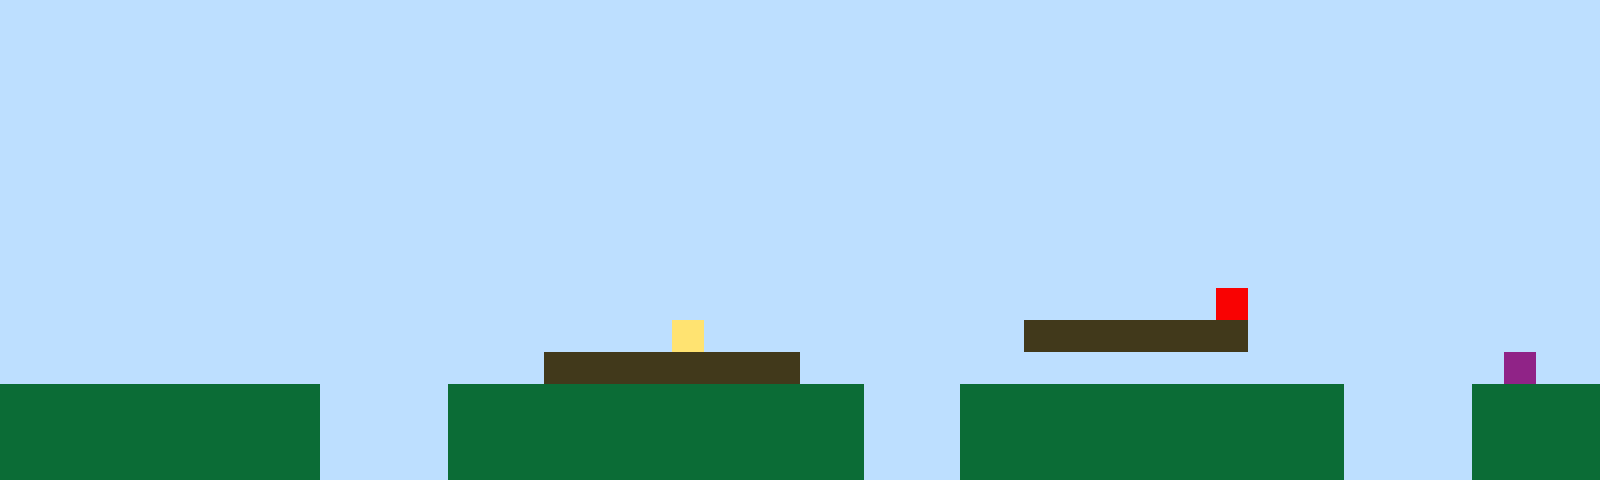

This is a level from a 2D game, rendered from its Tiled map with the project's own tilesets. A one-line summary and the complete map file follow:
An orthogonal 50x15 tile map with 32x32 px tiles, 1 tile layer (Tile Layer 1).

<map version="1.10" tiledversion="1.11.2" orientation="orthogonal" renderorder="right-up" width="50" height="15" tilewidth="32" tileheight="32" infinite="0" nextlayerid="2" nextobjectid="1"><editorsettings><export target="map1.csv" format="csv" /></editorsettings><tileset firstgid="1" name="sprites" tilewidth="32" tileheight="32" tilecount="6" columns="3"><image source="sprites.png" width="96" height="64" /></tileset><layer id="1" name="Tile Layer 1" width="50" height="15"><data encoding="csv">1,1,1,1,1,1,1,1,1,1,1,1,1,1,1,1,1,1,1,1,1,1,1,1,1,1,1,1,1,1,1,1,1,1,1,1,1,1,1,1,1,1,1,1,1,1,1,1,1,1,1,1,1,1,1,1,1,1,1,1,1,1,1,1,1,1,1,1,1,1,1,1,1,1,1,1,1,1,1,1,1,1,1,1,1,1,1,1,1,1,1,1,1,1,1,1,1,1,1,1,1,1,1,1,1,1,1,1,1,1,1,1,1,1,1,1,1,1,1,1,1,1,1,1,1,1,1,1,1,1,1,1,1,1,1,1,1,1,1,1,1,1,1,1,1,1,1,1,1,1,1,1,1,1,1,1,1,1,1,1,1,1,1,1,1,1,1,1,1,1,1,1,1,1,1,1,1,1,1,1,1,1,1,1,1,1,1,1,1,1,1,1,1,1,1,1,1,1,1,1,1,1,1,1,1,1,1,1,1,1,1,1,1,1,1,1,1,1,1,1,1,1,1,1,1,1,1,1,1,1,1,1,1,1,1,1,1,1,1,1,1,1,1,1,1,1,1,1,1,1,1,1,1,1,1,1,1,1,1,1,1,1,1,1,1,1,1,1,1,1,1,1,1,1,1,1,1,1,1,1,1,1,1,1,1,1,1,1,1,1,1,1,1,1,1,1,1,1,1,1,1,1,1,1,1,1,1,1,1,1,1,1,1,1,1,1,1,1,1,1,1,1,1,1,1,1,1,1,1,1,1,1,1,1,1,1,1,1,1,1,1,1,1,1,1,1,1,1,1,1,1,1,1,1,1,1,1,1,1,1,1,1,1,1,1,1,1,1,1,1,1,1,1,1,1,1,1,1,1,1,1,1,1,1,1,1,1,1,1,1,1,1,1,1,1,1,1,1,1,1,1,1,1,1,1,1,1,1,1,1,1,1,1,1,1,1,1,1,1,1,1,1,1,1,1,1,1,1,1,1,1,1,1,1,1,1,1,1,1,1,1,1,1,1,1,1,1,1,1,1,1,1,1,1,1,1,1,1,1,1,1,1,1,1,1,1,1,1,1,1,1,1,1,1,1,1,1,1,1,1,1,1,1,1,1,1,1,1,5,1,1,1,1,1,1,1,1,1,1,1,1,1,1,1,1,1,1,1,1,1,1,1,1,1,1,1,1,1,1,1,1,4,1,1,1,1,1,1,1,1,1,1,3,3,3,3,3,3,3,1,1,1,1,1,1,1,1,1,1,1,1,1,1,1,1,1,1,1,1,1,1,1,1,1,1,1,1,3,3,3,3,3,3,3,3,1,1,1,1,1,1,1,1,1,1,1,1,1,1,1,1,1,1,1,1,1,1,6,1,1,2,2,2,2,2,2,2,2,2,2,1,1,1,1,2,2,2,2,2,2,2,2,2,2,2,2,2,1,1,1,2,2,2,2,2,2,2,2,2,2,2,2,1,1,1,1,2,2,2,2,2,2,2,2,2,2,2,2,2,2,1,1,1,1,2,2,2,2,2,2,2,2,2,2,2,2,2,1,1,1,2,2,2,2,2,2,2,2,2,2,2,2,1,1,1,1,2,2,2,2,2,2,2,2,2,2,2,2,2,2,1,1,1,1,2,2,2,2,2,2,2,2,2,2,2,2,2,1,1,1,2,2,2,2,2,2,2,2,2,2,2,2,1,1,1,1,2,2,2,2</data></layer></map>
